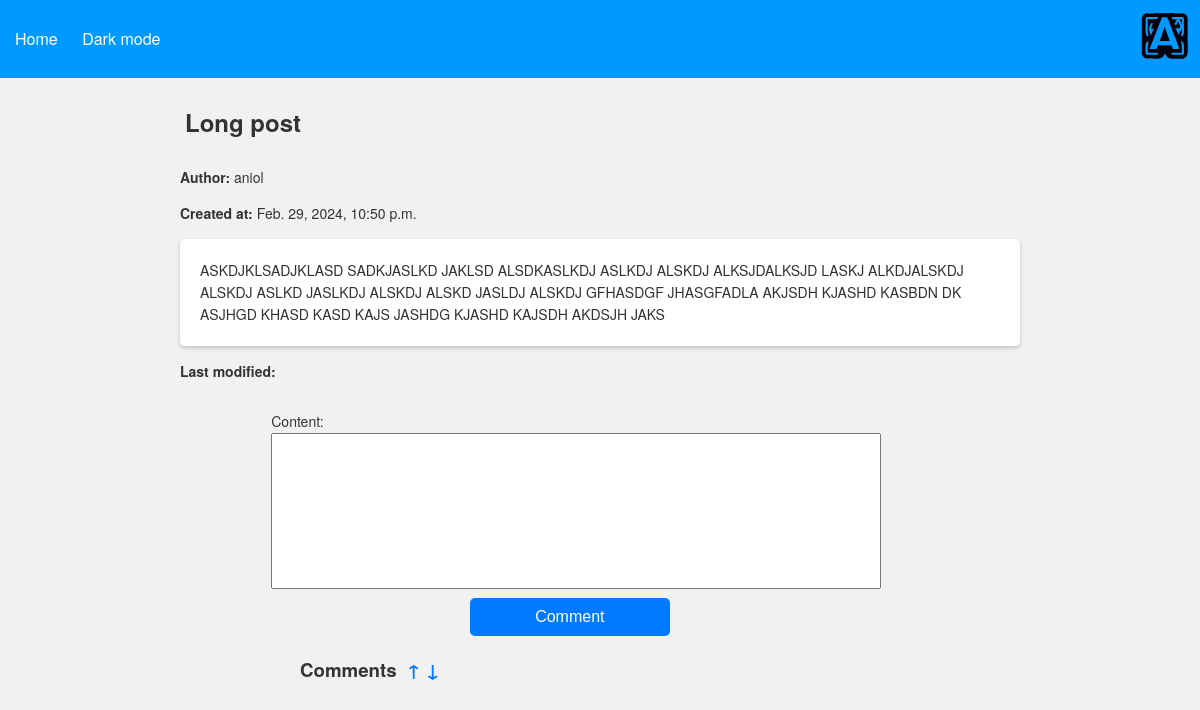
/post/2/, run on an earlier commit of the app's database.
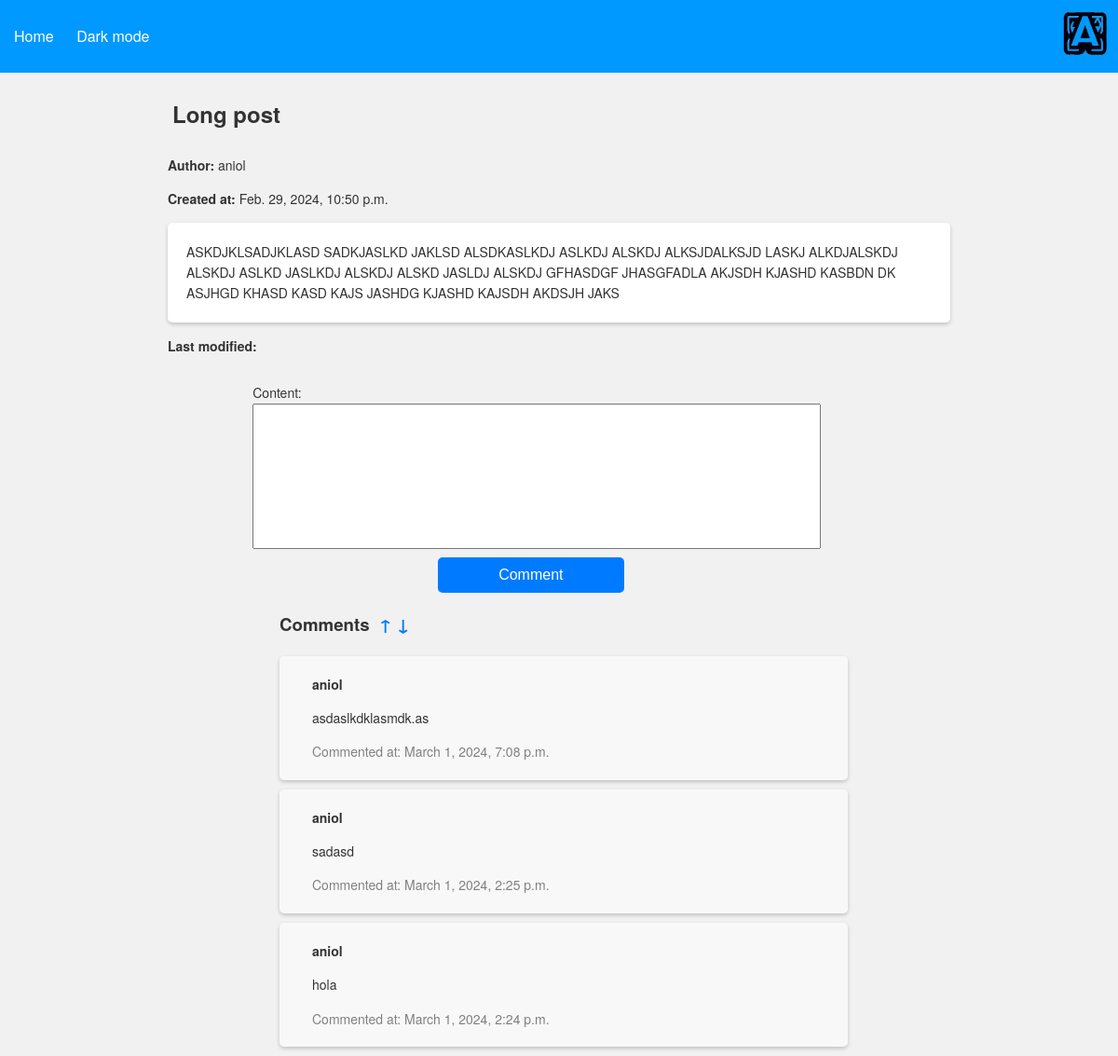
And on a later commit of the database.
### posts/models.py (models this page shows, shortened)
class Comment(models.Model):
    content = models.TextField(max_length=500, blank=False, null=False)
    created_at = models.DateTimeField(auto_now_add=True)
    updated_at = models.DateTimeField(auto_now=True)
    author = models.ForeignKey(User, on_delete=models.CASCADE)
    post = models.ForeignKey(Post, on_delete=models.CASCADE)

### posts/views.py (the view)
# urls.py: path('post/<int:pk>/', views.post_detail, name='post_detail'),
def post_detail(request, pk):
    post = get_object_or_404(Post, pk=pk)
    order = request.GET.get('order', 'desc')
    comments = post.comment_set.all().order_by(
        f'{"-" if order == "desc" else ""}created_at')
    if request.method == "POST":
        if not request.user.is_authenticated:
            return redirect('login')
        form = CommentForm(request.POST)
        if form.is_valid():
            comment = form.save(commit=False)
            comment.author = request.user
            comment.post = post
            comment.save()
            return redirect('post_detail', pk=post.pk)
    else:
        form = CommentForm()
    return render(request, 'posts/post_detail.html',
                  {'post': post, 'form': form, 'comments': comments})

### posts/forms.py
class CommentForm(forms.ModelForm):
    class Meta:
        model = Comment
        fields = ['content']

### templates/posts/post_detail.html (shortened to what this page needs)
<!DOCTYPE html>
<html lang="en">
<head>
</head>
<body>
{% extends "base.html" %}
{% block content %}
    <h2 class="detail-post">{{ post.title }}</h2>
    <p class="detail-post"><strong>Author:</strong> {{ post.author }}</p>
    <p class="detail-post"><strong>Created at:</strong> {{ post.created_at }}</p>
    <p class="detail-post" id="detail-post-content">{{ post.content }}</p>
    <p class="detail-post"><strong>Last modified:</strong> {{ post.modified_at }}</p>
    <div class="center-form">
        <form method="post">
            {{ form.as_p }}
            <button class="comment-btn" type="submit">Comment</button>
        </form>
    </div>
    <h3>Comments <a href="?order=asc" class="sort-arrows" style="margin:5px 5px">↑</a><a href="?order=desc"
                                                                                         class="sort-arrows">↓</a></h3>
    {% for comment in comments %}
        <div class="comment">
            <p><strong>{{ comment.author }}</strong></p>
            <p>{{ comment.content }}</p>
            <p style="color: gray">Commented at: {{ comment.created_at }}</p>
        </div>
    {% endfor %}
{% endblock %}

What changed in the data, as far as the page shows it:
added Comment: author "aniol", content "asdaslkdklasmdk.as", created_at "March 1, 2024, 7:08 p.m."
added Comment: author "aniol", content "sadasd", created_at "March 1, 2024, 2:25 p.m."
added Comment: author "aniol", content "hola", created_at "March 1, 2024, 2:24 p.m."
